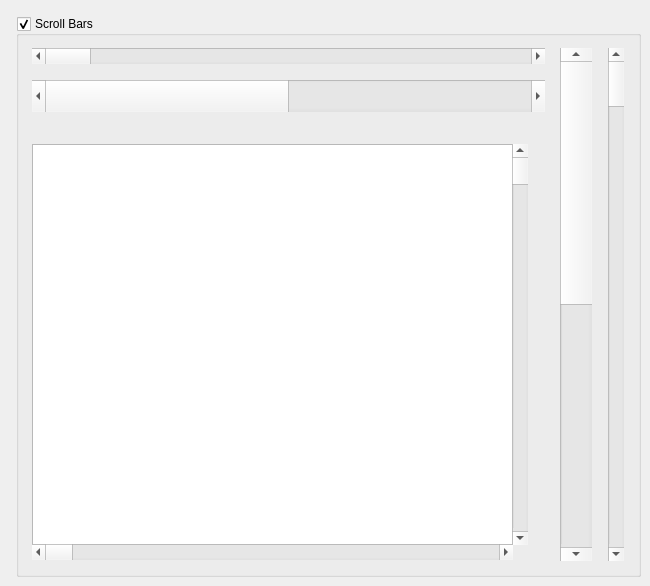
      <widget class="QWidget" name="tab_5">
       <attribute name="title">
        <string>Scrollbars</string>
       </attribute>
       <widget class="QGroupBox" name="groupBox_8">
        <property name="geometry">
         <rect>
          <x>16</x>
          <y>16</y>
          <width>625</width>
          <height>561</height>
         </rect>
        </property>
        <property name="title">
         <string>Scroll Bars</string>
        </property>
        <property name="checkable">
         <bool>true</bool>
        </property>
        <widget class="QScrollBar" name="horizontalScrollBar_3">
         <property name="geometry">
          <rect>
           <x>16</x>
           <y>64</y>
           <width>513</width>
           <height>32</height>
          </rect>
         </property>
         <property name="maximum">
          <number>10</number>
         </property>
         <property name="orientation">
          <enum>Qt::Horizontal</enum>
         </property>
        </widget>
        <widget class="QScrollBar" name="horizontalScrollBar_2">
         <property name="geometry">
          <rect>
           <x>16</x>
           <y>32</y>
           <width>513</width>
           <height>16</height>
          </rect>
         </property>
         <property name="orientation">
          <enum>Qt::Horizontal</enum>
         </property>
        </widget>
        <widget class="QScrollBar" name="verticalScrollBar_3">
         <property name="geometry">
          <rect>
           <x>544</x>
           <y>32</y>
           <width>32</width>
           <height>513</height>
          </rect>
         </property>
         <property name="maximum">
          <number>10</number>
         </property>
         <property name="orientation">
          <enum>Qt::Vertical</enum>
         </property>
        </widget>
        <widget class="QScrollBar" name="verticalScrollBar_2">
         <property name="geometry">
          <rect>
           <x>592</x>
           <y>32</y>
           <width>16</width>
           <height>513</height>
          </rect>
         </property>
         <property name="orientation">
          <enum>Qt::Vertical</enum>
         </property>
        </widget>
        <widget class="QTextBrowser" name="textBrowser_2">
         <property name="geometry">
          <rect>
           <x>16</x>
           <y>128</y>
           <width>481</width>
           <height>401</height>
          </rect>
         </property>
        </widget>
        <widget class="QScrollBar" name="verticalScrollBar">
         <property name="geometry">
          <rect>
           <x>496</x>
           <y>128</y>
           <width>16</width>
           <height>401</height>
          </rect>
         </property>
         <property name="maximum">
          <number>400</number>
         </property>
         <property name="orientation">
          <enum>Qt::Vertical</enum>
         </property>
        </widget>
        <widget class="QScrollBar" name="horizontalScrollBar">
         <property name="geometry">
          <rect>
           <x>16</x>
           <y>528</y>
           <width>481</width>
           <height>16</height>
          </rect>
         </property>
         <property name="maximum">
          <number>400</number>
         </property>
         <property name="orientation">
          <enum>Qt::Horizontal</enum>
         </property>
        </widget>
       </widget>
      </widget>
